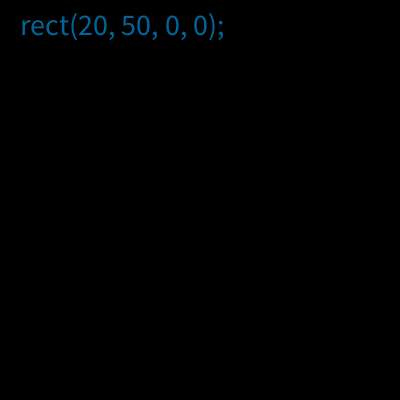
Frame 1 (no input)
Frame 60 (the mouse pressed at the canvas centre just before this capture): identical to frame 1, image omitted
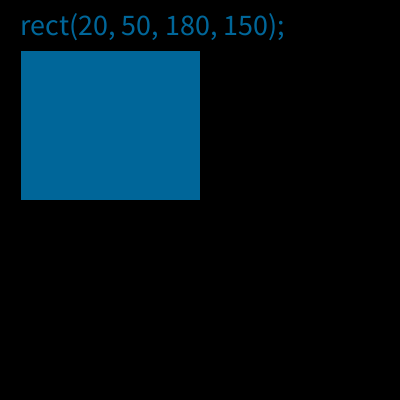
Frame 120 (the mouse held since frame 60 and released just before this capture)

The Processing sketch that drew these frames (run headless with seeded random() and noise(); from frame 60 on, the mouse is pressed at the canvas centre):

// Processing sketch: mudanca_comando
// ── mudanca_comando.pde
// Exibir atualização de comando rect quando um retangulo é redimensionado

void setup()
{
  size(400, 400);
  noFill();
}

void draw()
{
  background(0);
   
  int margemX = 20;
  int margemY = 50;
  int x = leDimensao(mouseX, margemX);
  int y = leDimensao(mouseY, margemY);
  
  rect(margemX, margemY, x, y);
  atualizaTextoDoComando(x, y);
}

int leDimensao(int coord, int margem)
{
  int dimensao = coord - margem;
  if(dimensao < 0) return 0;
 
  int dimensaoMaxima = 400 - (margem * 2);
  if(dimensao > dimensaoMaxima) return dimensaoMaxima;
  
  return dimensao;
}

void atualizaTextoDoComando(int x, int y)
{
  String textoDoComando = "rect(20, 50, " + x + ", " + y + ");";
  textSize(30);
  fill(0, 102, 153);
  text(textoDoComando, 20, 35);
}
